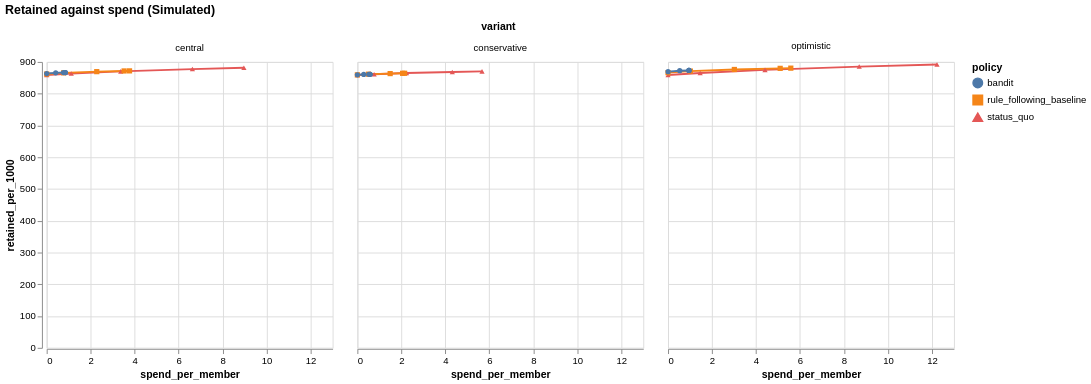

Express this chart as Vega-Lite.
### Vega-Lite specification from a JSON file in a GitHub repository (floating-point values rounded to 4 significant figures)
{"$schema": "https://vega.github.io/schema/vega-lite/v5.json", "data": {"values": [{"budget_per_1000": 0.0, "incremental_hi": 0.0, "incremental_lo": 0.0, "incremental_per_1000": 0.0, "policy": "status_quo", "retained_hi": 860.2, "retained_lo": 857.2, "retained_per_1000": 858.7, "spend_per_member": 0.0, "variant": "conservative"}, {"budget_per_1000": 0.0, "incremental_hi": 0.8794, "incremental_lo": 0.5814, "incremental_per_1000": 0.73, "policy": "rule_following_baseline", "retained_hi": 860.9, "retained_lo": 857.9, "retained_per_1000": 859.4, "spend_per_member": 0.0, "variant": "conservative"}, {"budget_per_1000": 0.0, "incremental_hi": 0.942, "incremental_lo": 0.5888, "incremental_per_1000": 0.76, "policy": "bandit", "retained_hi": 860.9, "retained_lo": 857.9, "retained_per_1000": 859.4, "spend_per_member": 0.0, "variant": "conservative"}, {"budget_per_1000": 1000.0, "incremental_hi": 3.003, "incremental_lo": 2.521, "incremental_per_1000": 2.76, "policy": "status_quo", "retained_hi": 862.9, "retained_lo": 859.9, "retained_per_1000": 861.4, "spend_per_member": 0.7615, "variant": "conservative"}, {"budget_per_1000": 1000.0, "incremental_hi": 3.04, "incremental_lo": 2.521, "incremental_per_1000": 2.78, "policy": "rule_following_baseline", "retained_hi": 863.0, "retained_lo": 859.9, "retained_per_1000": 861.5, "spend_per_member": 0.5047, "variant": "conservative"}, {"budget_per_1000": 1000.0, "incremental_hi": 2.456, "incremental_lo": 1.925, "incremental_per_1000": 2.185, "policy": "bandit", "retained_hi": 862.3, "retained_lo": 859.3, "retained_per_1000": 860.9, "spend_per_member": 0.2902, "variant": "conservative"}, {"budget_per_1000": 3000.0, "incremental_hi": 6.821, "incremental_lo": 6.098, "incremental_per_1000": 6.46, "policy": "status_quo", "retained_hi": 866.6, "retained_lo": 863.7, "retained_per_1000": 865.1, "spend_per_member": 2.237, "variant": "conservative"}, {"budget_per_1000": 3000.0, "incremental_hi": 5.021, "incremental_lo": 4.336, "incremental_per_1000": 4.68, "policy": "rule_following_baseline", "retained_hi": 864.8, "retained_lo": 861.9, "retained_per_1000": 863.4, "spend_per_member": 1.491, "variant": "conservative"}, {"budget_per_1000": 3000.0, "incremental_hi": 2.83, "incremental_lo": 2.264, "incremental_per_1000": 2.545, "policy": "bandit", "retained_hi": 862.7, "retained_lo": 859.7, "retained_per_1000": 861.2, "spend_per_member": 0.5218, "variant": "conservative"}, {"budget_per_1000": 6000.0, "incremental_hi": 10.28, "incremental_lo": 9.291, "incremental_per_1000": 9.79, "policy": "status_quo", "retained_hi": 869.9, "retained_lo": 867.0, "retained_per_1000": 868.5, "spend_per_member": 4.317, "variant": "conservative"}, {"budget_per_1000": 6000.0, "incremental_hi": 5.88, "incremental_lo": 5.128, "incremental_per_1000": 5.505, "policy": "rule_following_baseline", "retained_hi": 865.7, "retained_lo": 862.7, "retained_per_1000": 864.2, "spend_per_member": 2.056, "variant": "conservative"}, {"budget_per_1000": 6000.0, "incremental_hi": 2.802, "incremental_lo": 2.232, "incremental_per_1000": 2.515, "policy": "bandit", "retained_hi": 862.7, "retained_lo": 859.7, "retained_per_1000": 861.2, "spend_per_member": 0.5766, "variant": "conservative"}, {"budget_per_1000": 12000.0, "incremental_hi": 12.18, "incremental_lo": 11.09, "incremental_per_1000": 11.64, "policy": "status_quo", "retained_hi": 871.8, "retained_lo": 868.8, "retained_per_1000": 870.3, "spend_per_member": 5.668, "variant": "conservative"}, {"budget_per_1000": 12000.0, "incremental_hi": 5.99, "incremental_lo": 5.223, "incremental_per_1000": 5.61, "policy": "rule_following_baseline", "retained_hi": 865.8, "retained_lo": 862.8, "retained_per_1000": 864.3, "spend_per_member": 2.147, "variant": "conservative"}, {"budget_per_1000": 12000.0, "incremental_hi": 2.802, "incremental_lo": 2.232, "incremental_per_1000": 2.515, "policy": "bandit", "retained_hi": 862.7, "retained_lo": 859.7, "retained_per_1000": 861.2, "spend_per_member": 0.5766, "variant": "conservative"}, {"budget_per_1000": 0.0, "incremental_hi": 0.0, "incremental_lo": 0.0, "incremental_per_1000": 0.0, "policy": "status_quo", "retained_hi": 860.2, "retained_lo": 857.2, "retained_per_1000": 858.7, "spend_per_member": 0.0, "variant": "central"}, {"budget_per_1000": 0.0, "incremental_hi": 3.548, "incremental_lo": 3.026, "incremental_per_1000": 3.285, "policy": "rule_following_baseline", "retained_hi": 863.4, "retained_lo": 860.5, "retained_per_1000": 862.0, "spend_per_member": 0.0, "variant": "central"}, {"budget_per_1000": 0.0, "incremental_hi": 5.178, "incremental_lo": 4.535, "incremental_per_1000": 4.855, "policy": "bandit", "retained_hi": 865.0, "retained_lo": 862.0, "retained_per_1000": 863.5, "spend_per_member": 0.0, "variant": "central"}, {"budget_per_1000": 1000.0, "incremental_hi": 4.91, "incremental_lo": 4.307, "incremental_per_1000": 4.605, "policy": "status_quo", "retained_hi": 864.8, "retained_lo": 861.8, "retained_per_1000": 863.3, "spend_per_member": 1.117, "variant": "central"}, {"budget_per_1000": 1000.0, "incremental_hi": 7.322, "incremental_lo": 6.57, "incremental_per_1000": 6.945, "policy": "rule_following_baseline", "retained_hi": 867.1, "retained_lo": 864.1, "retained_per_1000": 865.6, "spend_per_member": 0.7693, "variant": "central"}, {"budget_per_1000": 1000.0, "incremental_hi": 7.414, "incremental_lo": 6.652, "incremental_per_1000": 7.035, "policy": "bandit", "retained_hi": 867.2, "retained_lo": 864.2, "retained_per_1000": 865.7, "spend_per_member": 0.409, "variant": "central"}, {"budget_per_1000": 3000.0, "incremental_hi": 12.13, "incremental_lo": 11.19, "incremental_per_1000": 11.66, "policy": "status_quo", "retained_hi": 871.8, "retained_lo": 868.9, "retained_per_1000": 870.3, "spend_per_member": 3.366, "variant": "central"}, {"budget_per_1000": 3000.0, "incremental_hi": 11.24, "incremental_lo": 10.31, "incremental_per_1000": 10.78, "policy": "rule_following_baseline", "retained_hi": 870.9, "retained_lo": 868.0, "retained_per_1000": 869.5, "spend_per_member": 2.276, "variant": "central"}, {"budget_per_1000": 3000.0, "incremental_hi": 8.247, "incremental_lo": 7.445, "incremental_per_1000": 7.845, "policy": "bandit", "retained_hi": 868.0, "retained_lo": 865.0, "retained_per_1000": 866.5, "spend_per_member": 0.7612, "variant": "central"}, {"budget_per_1000": 6000.0, "incremental_hi": 19.36, "incremental_lo": 18.15, "incremental_per_1000": 18.75, "policy": "status_quo", "retained_hi": 878.8, "retained_lo": 876.0, "retained_per_1000": 877.4, "spend_per_member": 6.626, "variant": "central"}, {"budget_per_1000": 6000.0, "incremental_hi": 13.45, "incremental_lo": 12.43, "incremental_per_1000": 12.95, "policy": "rule_following_baseline", "retained_hi": 873.1, "retained_lo": 870.2, "retained_per_1000": 871.6, "spend_per_member": 3.521, "variant": "central"}, {"budget_per_1000": 6000.0, "incremental_hi": 8.28, "incremental_lo": 7.474, "incremental_per_1000": 7.875, "policy": "bandit", "retained_hi": 868.0, "retained_lo": 865.0, "retained_per_1000": 866.6, "spend_per_member": 0.8508, "variant": "central"}, {"budget_per_1000": 12000.0, "incremental_hi": 23.49, "incremental_lo": 22.12, "incremental_per_1000": 22.82, "policy": "status_quo", "retained_hi": 882.9, "retained_lo": 880.1, "retained_per_1000": 881.5, "spend_per_member": 8.967, "variant": "central"}, {"budget_per_1000": 12000.0, "incremental_hi": 13.7, "incremental_lo": 12.66, "incremental_per_1000": 13.19, "policy": "rule_following_baseline", "retained_hi": 873.3, "retained_lo": 870.4, "retained_per_1000": 871.9, "spend_per_member": 3.767, "variant": "central"}, {"budget_per_1000": 12000.0, "incremental_hi": 8.28, "incremental_lo": 7.474, "incremental_per_1000": 7.875, "policy": "bandit", "retained_hi": 868.0, "retained_lo": 865.0, "retained_per_1000": 866.6, "spend_per_member": 0.8508, "variant": "central"}, {"budget_per_1000": 0.0, "incremental_hi": 0.0, "incremental_lo": 0.0, "incremental_per_1000": 0.0, "policy": "status_quo", "retained_hi": 860.2, "retained_lo": 857.2, "retained_per_1000": 858.7, "spend_per_member": 0.0, "variant": "optimistic"}, {"budget_per_1000": 0.0, "incremental_hi": 7.994, "incremental_lo": 7.208, "incremental_per_1000": 7.6, "policy": "rule_following_baseline", "retained_hi": 867.7, "retained_lo": 864.8, "retained_per_1000": 866.3, "spend_per_member": 0.0, "variant": "optimistic"}, {"budget_per_1000": 0.0, "incremental_hi": 11.21, "incremental_lo": 10.26, "incremental_per_1000": 10.73, "policy": "bandit", "retained_hi": 870.9, "retained_lo": 868.0, "retained_per_1000": 869.4, "spend_per_member": 0.0, "variant": "optimistic"}, {"budget_per_1000": 1000.0, "incremental_hi": 6.797, "incremental_lo": 6.09, "incremental_per_1000": 6.44, "policy": "status_quo", "retained_hi": 866.6, "retained_lo": 863.6, "retained_per_1000": 865.1, "spend_per_member": 1.46, "variant": "optimistic"}, {"budget_per_1000": 1000.0, "incremental_hi": 12.98, "incremental_lo": 12.01, "incremental_per_1000": 12.49, "policy": "rule_following_baseline", "retained_hi": 872.6, "retained_lo": 869.7, "retained_per_1000": 871.2, "spend_per_member": 1.015, "variant": "optimistic"}, {"budget_per_1000": 1000.0, "incremental_hi": 14.27, "incremental_lo": 13.21, "incremental_per_1000": 13.74, "policy": "bandit", "retained_hi": 873.8, "retained_lo": 871.0, "retained_per_1000": 872.4, "spend_per_member": 0.5306, "variant": "optimistic"}, {"budget_per_1000": 3000.0, "incremental_hi": 16.89, "incremental_lo": 15.81, "incremental_per_1000": 16.34, "policy": "status_quo", "retained_hi": 876.4, "retained_lo": 873.6, "retained_per_1000": 875.0, "spend_per_member": 4.409, "variant": "optimistic"}, {"budget_per_1000": 3000.0, "incremental_hi": 18.18, "incremental_lo": 17.03, "incremental_per_1000": 17.61, "policy": "rule_following_baseline", "retained_hi": 877.7, "retained_lo": 874.9, "retained_per_1000": 876.3, "spend_per_member": 3.015, "variant": "optimistic"}, {"budget_per_1000": 3000.0, "incremental_hi": 15.0, "incremental_lo": 13.9, "incremental_per_1000": 14.45, "policy": "bandit", "retained_hi": 874.5, "retained_lo": 871.7, "retained_per_1000": 873.1, "spend_per_member": 0.9506, "variant": "optimistic"}, {"budget_per_1000": 6000.0, "incremental_hi": 27.41, "incremental_lo": 26.03, "incremental_per_1000": 26.71, "policy": "status_quo", "retained_hi": 886.7, "retained_lo": 884.0, "retained_per_1000": 885.4, "spend_per_member": 8.692, "variant": "optimistic"}, {"budget_per_1000": 6000.0, "incremental_hi": 21.79, "incremental_lo": 20.52, "incremental_per_1000": 21.15, "policy": "rule_following_baseline", "retained_hi": 881.2, "retained_lo": 878.4, "retained_per_1000": 879.8, "spend_per_member": 5.098, "variant": "optimistic"}, {"budget_per_1000": 6000.0, "incremental_hi": 15.0, "incremental_lo": 13.9, "incremental_per_1000": 14.45, "policy": "bandit", "retained_hi": 874.5, "retained_lo": 871.7, "retained_per_1000": 873.1, "spend_per_member": 0.9506, "variant": "optimistic"}, {"budget_per_1000": 12000.0, "incremental_hi": 34.25, "incremental_lo": 32.71, "incremental_per_1000": 33.48, "policy": "status_quo", "retained_hi": 893.5, "retained_lo": 890.8, "retained_per_1000": 892.2, "spend_per_member": 12.23, "variant": "optimistic"}, {"budget_per_1000": 12000.0, "incremental_hi": 22.41, "incremental_lo": 21.14, "incremental_per_1000": 21.77, "policy": "rule_following_baseline", "retained_hi": 881.8, "retained_lo": 879.1, "retained_per_1000": 880.5, "spend_per_member": 5.582, "variant": "optimistic"}, {"budget_per_1000": 12000.0, "incremental_hi": 15.0, "incremental_lo": 13.9, "incremental_per_1000": 14.45, "policy": "bandit", "retained_hi": 874.5, "retained_lo": 871.7, "retained_per_1000": 873.1, "spend_per_member": 0.9506, "variant": "optimistic"}]}, "encoding": {"color": {"field": "policy"}, "facet": {"field": "variant"}, "shape": {"field": "policy"}, "x": {"field": "spend_per_member", "type": "quantitative"}, "y": {"field": "retained_per_1000", "type": "quantitative"}}, "mark": {"point": true, "type": "line"}, "title": "Retained against spend (Simulated)"}
